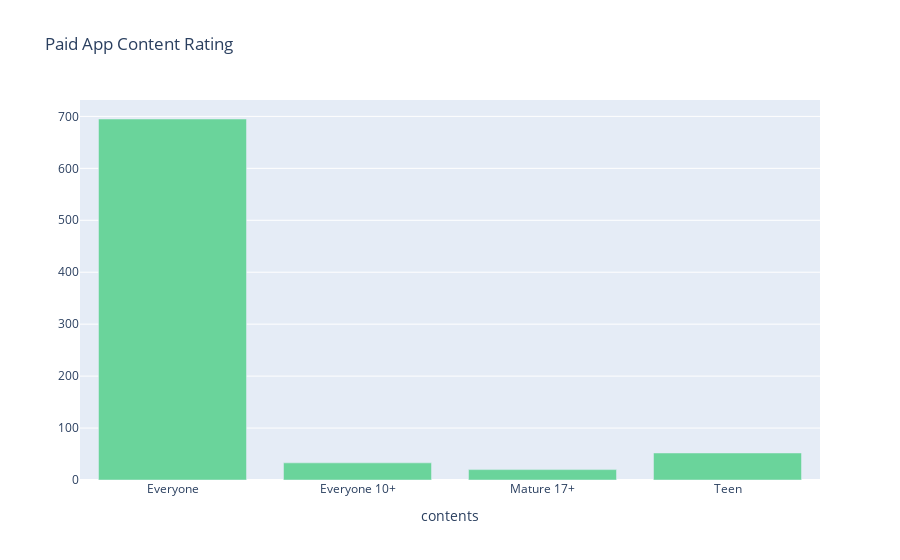

Source (notebook cell):
### Code cell
v2=d2[col].value_counts().reset_index()
v2=v2.rename(columns={col:'count','index':col})
v2['percent']=v2['count'].apply(lambda x : 100*x/sum(v2['count']))
v2=v2.sort_values(col)
trace1 = go.Bar(x=v2[col], y=v2["count"], name="aid",  marker=dict(color="#6ad49b"))
layout={'title':"Paid App Content Rating",'xaxis':{'title':"contents"}}
fig = go.Figure(data=[trace1], layout=layout)
iplot(fig)

### Figure 1 — Plotly figure (JSON) as saved in the notebook; plotly's stock layout.template omitted (floating-point values rounded to 4 significant figures)
{"data": [{"marker": {"color": "#6ad49b"}, "name": "aid", "type": "bar", "x": ["Everyone", "Everyone 10+", "Mature 17+", "Teen"], "y": [695, 33, 20, 52]}], "layout": {"title": {"text": "Paid App Content Rating"}, "xaxis": {"title": {"text": "contents"}}}}
